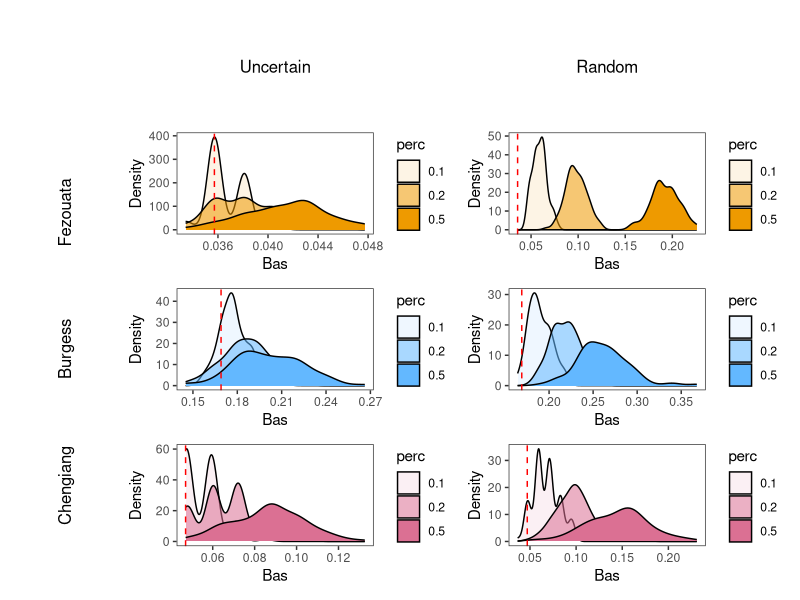
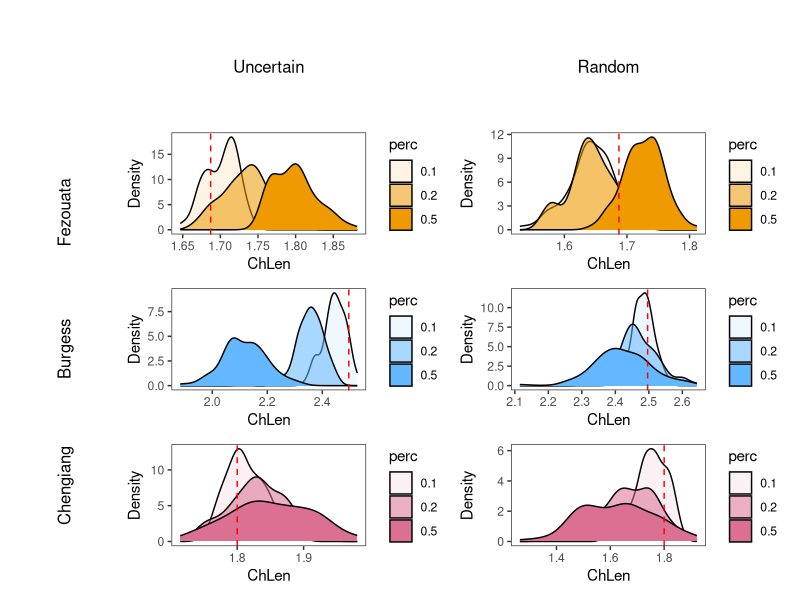
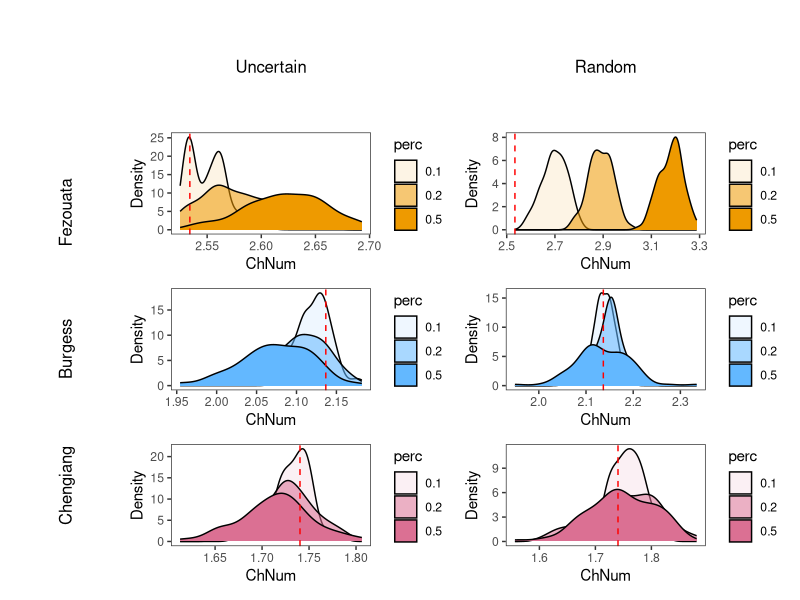
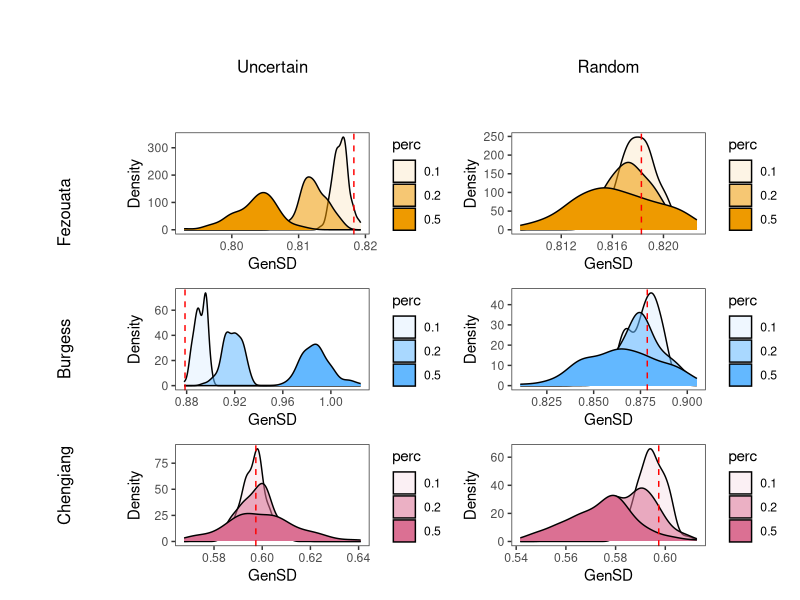
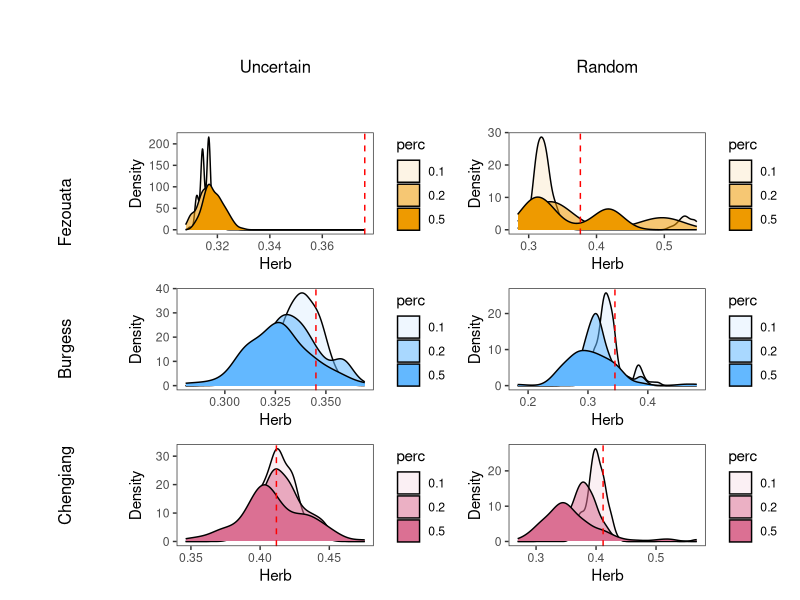
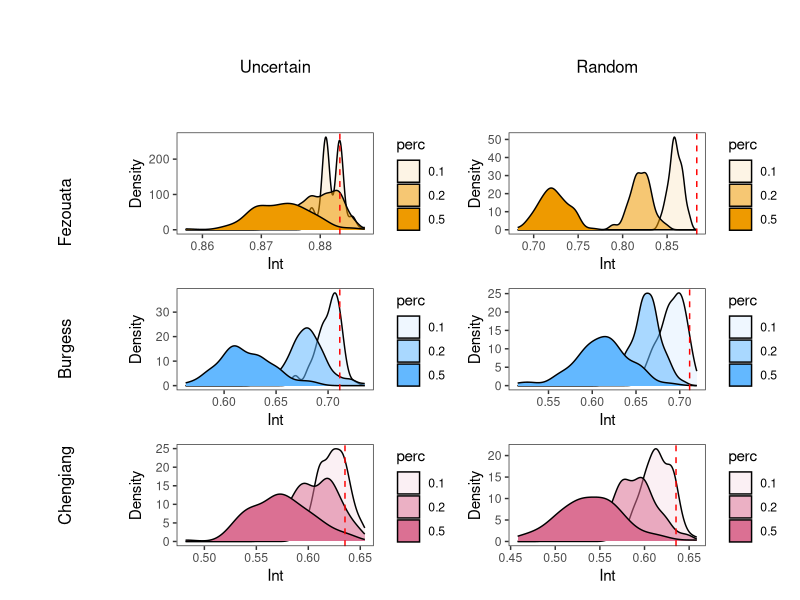
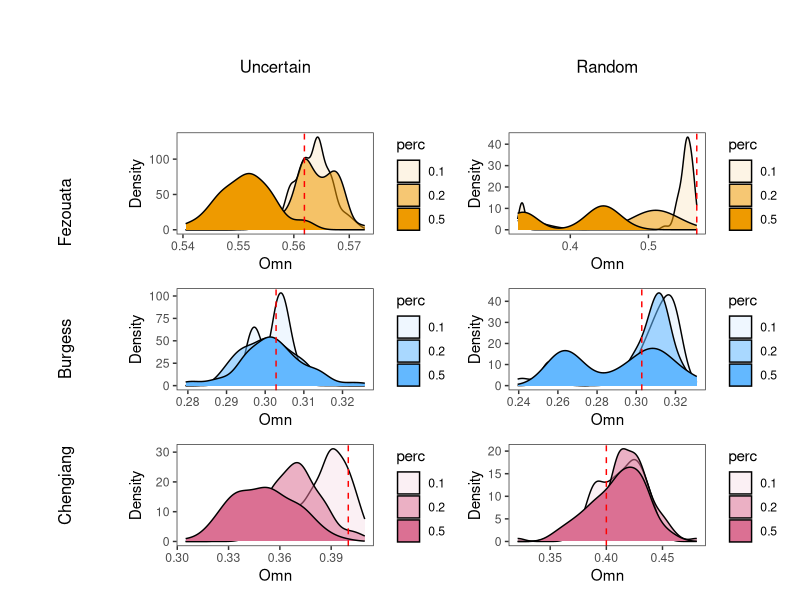
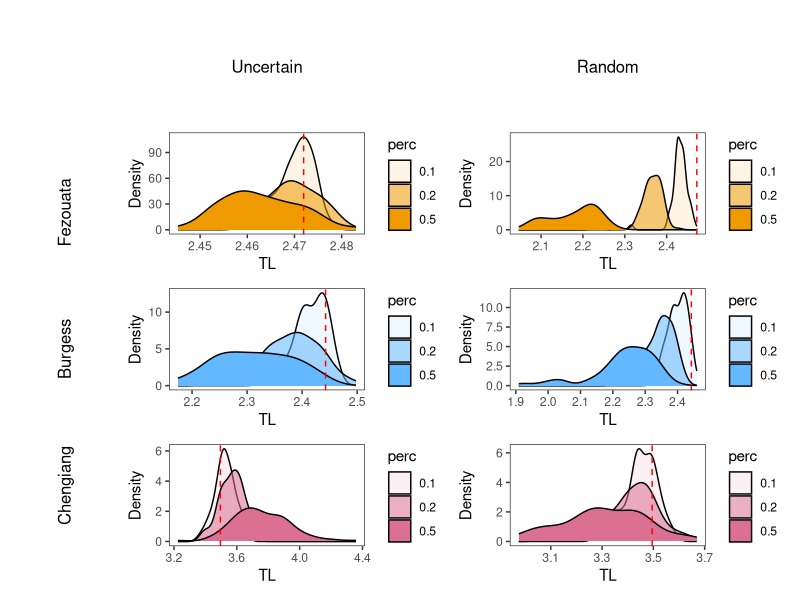

Reproduce these figures in R, in order.
################################################
# Paleo Food Webs Project: figures for         #
# uncertainty analysis                         #
# Dec 2023                                     #
# Code by E.M. Beasley                         #
# In collab. with F. Banville, C. Soucy, G.    #
# Ramirez Guerro, & C. Cameron                 #
################################################

# Load packages ---------------------------
library(tidyverse)
library(patchwork)
library(grid)

# Load data -----------------------------
# Change working directory as needed
setwd("c:/users/beasl/documents/paleo-foodwebs/code/permutation_analysis")

# Read in data as needed
uncertain.data <- read.csv("uncertain.csv")
random.data <- read.csv("random.csv")
real.data <- read.csv("real.csv")
unc.roles.raw <- read.csv("uncertain_roles.csv")
rand.roles.raw <- read.csv("random_roles.csv")

# Function to manipulate data frames ----------------
# Write it:
assemblage <- c("Fezouata", "Burgess", "Chengjiang")
perc <- c("0.1", "0.2", "0.5")

cleanup <- function(frame, assemblages, percentages){
  frame$rep <- rep(1:100, 9)
  
  frame$assemblage <- rep(assemblage, each = 300)
  frame$perc <- rep(perc, each = 100, length_out = 900)
  
  frame <- pivot_longer(frame, cols = -c("rep", "assemblage", "perc"),
                        names_to = "Metric")
  
  return(frame)
}

# Run it:
uncertain <- cleanup(frame = uncertain.data, assemblages=assemblage,
                     percentages = perc)
random <- cleanup(frame = random.data, assemblages = assemblage,
                  percentages = perc)

# Replicate Dunne figs -----------------------
uncertain.means <- uncertain %>%
  group_by(assemblage, perc, Metric) %>%
  summarise(avg = mean(value)) %>%
  mutate(type = "uncertain") %>%
  mutate(perc = as.numeric(perc))

random.means <- random %>%
  group_by(assemblage, perc, Metric) %>%
  summarise(avg = mean(value)) %>%
  mutate(type = "random") %>%
  mutate(perc = as.numeric(perc))

means <- rbind(uncertain.means, random.means) %>%
  filter(!Metric %in% c("Can", "Loop"))

plotlist <- list()
for(i in 1:length(unique(means$Metric))){
  means.sub <- filter(means, Metric == unique(means$Metric)[i])
  
  plotlist[[i]] <- ggplot(data = means.sub, aes(x = perc, y = avg, 
                                                fill = type,
                          shape = assemblage, color = type))+
    geom_point(size = 3, color = "black")+
    geom_point(aes(color = type),size = 2)+
    geom_line(color = "black")+
    scale_shape_manual(values = 21:23, name = "Assemblage")+
    scale_fill_manual(values = c("black", "white"), name = "Type")+
    scale_color_manual(values = c("black", "white"), name = "Type")+
    labs(x = "Proportion Linkages Removed", 
         y = unique(means$Metric)[i])+
    theme_bw()+
    theme(panel.grid = element_blank(), axis.title.x = element_blank())
}

dunne.plt <- wrap_plots(plotlist[1:17])+
  plot_layout(ncol = 5, guides = "collect")

# ggsave(filename = "dunne_repro.png", plot = dunne.plt, 
#        width = 10, height = 8, units = "in", dpi = 600)

# Clean full network result ----------------
real.data$site = c("Fezouata", "Burgess", "Chengjiang")

real_data <- real.data %>%
  pivot_longer(cols = -c("site"), names_to = "metric") %>%
  filter(!metric %in% c("Can", "Loop"))

# Make figures --------------------------
figs <- function(frames, metric, site){
  framelist <- list()
  
  for(i in 1:length(frames)){
    for(j in 1:length(metric)){
      for(k in 1:length(site)){
        smol.frame <- dplyr::filter(frames[[i]], Metric == metric[j] &
                                 assemblage == site[k])
        smol.frame$name <- paste(names(frames)[i], site[k],
                                     metric[j], sep = "_")
        smol.frame$fill_color <- 
          case_when(site[k] == "Fezouata" ~ "orange2",
                    site[k] == "Burgess" ~ "steelblue1",
                    TRUE ~ "Palevioletred")
        framelist <- append(framelist, list(smol.frame))
      }
    }
  }
  
  plotlist <- list()
  
  for(i in 1:length(framelist)){
    tr <- real_data$value[which(real_data$site == 
                            unique(framelist[[i]]$assemblage) &
                          real_data$metric ==
                            unique(framelist[[i]]$Metric))]
    
    plotlist[[i]] <- ggplot(data = framelist[[i]], 
                            aes(x = value, alpha = perc))+
      geom_density(color = "black", 
                   fill = unique(framelist[[i]]$fill_color))+
      geom_vline(xintercept = tr, color = "red", linetype = "dashed")+
      labs(x = unique(framelist[[i]]$Metric), y = "Density")+
      theme_bw()+
      theme(panel.grid = element_blank())
  }
  
  return(plotlist)
}

Top.figs <- figs(frames = list(uncertain = uncertain, random = random), 
                 metric = "Top", site = unique(uncertain$assemblage))

Bas.figs <- figs(frames = list(uncertain = uncertain, random = random), 
                 metric = "Bas", site = unique(uncertain$assemblage))

Int.figs <- figs(frames = list(uncertain = uncertain, random = random), 
                 metric = "Int", site = unique(uncertain$assemblage))

Herb.figs <- figs(frames = list(uncertain = uncertain, random = random),
                  metric = "Herb", site = unique(uncertain$assemblage))

Omn.figs <- figs(frames = list(uncertain = uncertain, random = random), 
                 metric = "Omn", site = unique(uncertain$assemblage))

ChLen.figs <- figs(frames = list(uncertain = uncertain, 
                                 random = random), 
                   metric = "ChLen", 
                   site = unique(uncertain$assemblage))

ChSD.figs <- figs(frames = list(uncertain = uncertain, random = random),
                  metric = "ChSD", site = unique(uncertain$assemblage))

ChNum.figs <- figs(frames = list(uncertain = uncertain, 
                                 random = random),
                  metric = "ChNum", site = unique(uncertain$assemblage))

TL.figs <- figs(frames = list(uncertain = uncertain, random = random), 
                metric = "TL", site = unique(uncertain$assemblage))

MxSim.figs <- figs(frames = list(uncertain = uncertain, 
                                 random = random), 
                   metric = "MxSim", 
                   site = unique(uncertain$assemblage))

VulSD.figs <- figs(frames = list(uncertain = uncertain, 
                                 random = random), 
                   metric = "VulSD", 
                   site = unique(uncertain$assemblage))

GenSD.figs <- figs(frames = list(uncertain = uncertain, 
                                 random = random), 
                   metric = "GenSD", 
                   site = unique(uncertain$assemblage))

LinkSD.figs <- figs(frames = list(uncertain = uncertain, 
                                  random = random), 
                    metric = "LinkSD", 
                    site = unique(uncertain$assemblage))

Path.figs <- figs(frames = list(uncertain = uncertain, random = random),
                  metric = "Path", site = unique(uncertain$assemblage))

Clust.figs <- figs(frames = list(uncertain = uncertain, random = random),
                  metric = "Clust", site = unique(uncertain$assemblage))

# Make 'em pretty ---------------
fig.grid <- function(figlist){
  row_label_1 <- wrap_elements(panel = textGrob('Fezouata', rot=90))
  row_label_2 <- wrap_elements(panel = textGrob('Burgess', rot=90))
  row_label_3 <- wrap_elements(panel = textGrob('Chengiang', rot=90))
  
  col_label_1 <- wrap_elements(panel = textGrob('Uncertain'))
  col_label_2 <- wrap_elements(panel = textGrob('Random'))
  
  big_ass_plot <- 
    ((plot_spacer() / row_label_1 / row_label_2 / row_label_3) |
      (col_label_1 / figlist[[1]] / figlist[[2]] / figlist[[3]]) |
      (col_label_2 / figlist[[4]] / figlist[[5]] / figlist[[6]]))+
    plot_layout(widths = c(0.5,1,1))
  
  return(big_ass_plot)
}

fig.grid(Bas.figs)
# ggsave(filename = "bas_dists.png", width = 8, height = 6,
#        units = "in")

fig.grid(ChLen.figs)
# ggsave(filename = "ChLen_dists.png", width = 8, height = 6,
#        units = "in")

fig.grid(ChNum.figs)
# ggsave(filename = "ChNum_dists.png", width = 8, height = 6,
#        units = "in")

fig.grid(GenSD.figs)
# ggsave(filename = "GenSD_dists.png", width = 8, height = 6,
#        units = "in")

fig.grid(Herb.figs)
# ggsave(filename = "Herb_dists.png", width = 8, height = 6,
#        units = "in")

fig.grid(Int.figs)
# ggsave(filename = "Int_dists.png", width = 8, height = 6,
#        units = "in")

fig.grid(Omn.figs)
# ggsave(filename = "Omn_dists.png", width = 8, height = 6,
#        units = "in")

fig.grid(TL.figs)
# ggsave(filename = "TL_dists.png", width = 8, height = 6,
#        units = "in")

fig.grid(Top.figs)
# ggsave(filename = "Top_dists.png", width = 8, height = 6,
#        units = "in")

fig.grid(Clust.figs)
# ggsave(filename = "Clust_dists.png", width = 8, height = 6,
#        units = "in")

# Manipulate trophic data frames ----------------
cleanup_roles <- function(frame){
  frame$rep <- rep(1:100, 27)
  
  assemblage <- c("Fezouata", "Burgess", "Chengjiang")
  roles <- c("Basal", "Herb", "Omn")
  perc <- c("0.1", "0.2", "0.5")
  
  frame$assemblage <- rep(assemblage, each = 900)
  frame$perc <- rep(perc, each = 300, length_out = 2700)
  frame$roles <- rep(roles, each = 100, length_out = 2700)
  
  frame <- pivot_longer(frame, cols = -c("rep", "assemblage", "perc",
                                         "roles"),
                        names_to = "Metric")
  
  return(frame)
}

uncertain.roles <- cleanup_roles(frame = unc.roles.raw)
random.roles <- cleanup_roles(frame = rand.roles.raw)

# Dunne fig trophic roles --------------
replicate_dunne <- function(datas, role){
  uncertain.means <- datas[[1]] %>%
    filter(roles == role) %>% 
    group_by(assemblage, perc, Metric) %>%
    summarise(avg = mean(value)) %>%
    mutate(type = "uncertain") %>%
    mutate(perc = as.numeric(perc))
  
  random.means <- datas[[2]] %>%
    filter(roles == role) %>%
    group_by(assemblage, perc, Metric) %>%
    summarise(avg = mean(value)) %>%
    mutate(type = "random") %>%
    mutate(perc = as.numeric(perc))
  
  means <- rbind(uncertain.means, random.means) %>%
    filter(!Metric %in% c("Can", "Loop"))
  
  plotlist <- list()
  for(i in 1:length(unique(means$Metric))){
    means.sub <- filter(means, Metric == unique(means$Metric)[i])
    
    plotlist[[i]] <- ggplot(data = means.sub, 
                            aes(x = perc, y = avg, fill = type,
                                shape = assemblage, color = type))+
      geom_point(size = 3, color = "black")+
      geom_point(aes(color = type),size = 2)+
      geom_line(color = "black")+
      scale_shape_manual(values = 21:23, name = "Assemblage")+
      scale_fill_manual(values = c("black", "white"), name = "Type")+
      scale_color_manual(values = c("black", "white"), name = "Type")+
      labs(x = "Proportion Linkages Removed", 
           y = unique(means$Metric)[i])+
      theme_bw()+
      theme(panel.grid = element_blank(), 
            axis.title.x = element_blank())
  }
  
  dunne.plt <- wrap_plots(plotlist[1:16])+
    plot_layout(ncol = 4, guides = "collect")
  
  return(dunne.plt)
}

basal.dunne <- replicate_dunne(datas = list(uncertain.roles, 
                                            random.roles),
                role = "Basal")
# ggsave(filename = "dunne_basal.jpeg", plot = basal.dunne, width = 10,
#        height = 8, units = "in", dpi = 600)

herb.dunne <- replicate_dunne(datas = list(uncertain.roles, 
                                            random.roles),
                               role = "Herb")
# ggsave(filename = "dunne_herb.jpeg", plot = herb.dunne, width = 10,
#        height = 8, units = "in", dpi = 600)

omn.dunne <- replicate_dunne(datas = list(uncertain.roles, 
                                           random.roles),
                              role = "Omn")
# ggsave(filename = "dunne_omn.jpeg", plot = omn.dunne, width = 10,
#        height = 8, units = "in", dpi = 600)

# Distributions: basal ------------------
# Filter basal removals
uncertain.basal <- uncertain.roles %>%
  filter(roles == "Basal")

random.basal <- random.roles %>%
  filter(roles == "Basal")

# Make figures and save
Bas.figs.roles <- figs(frames = list(uncertain = uncertain.basal, 
                               random = random.basal), 
                 metric = "Bas", site = unique(uncertain$assemblage))

fig.grid(Bas.figs.roles)
# ggsave(filename = "bas_dists_basroles.png", width = 8, height = 6,
#        units = "in", dpi = 600)

Herb.figs.roles <- figs(frames = list(uncertain = uncertain.basal, 
                                     random = random.basal), 
                       metric = "Herb", 
                       site = unique(uncertain$assemblage))

fig.grid(Herb.figs.roles)
# ggsave(filename = "herb_dists_basroles.png", width = 8, height = 6,
#        units = "in", dpi = 600)

ChNum.figs.roles <- figs(frames = list(uncertain = uncertain.basal, 
                                     random = random.basal), 
                       metric = "ChNum", 
                       site = unique(uncertain$assemblage))

fig.grid(ChNum.figs.roles)
# ggsave(filename = "ChNum_dists_basroles.png", width = 8, height = 6,
#        units = "in", dpi = 600)

Omn.figs.roles <- figs(frames = list(uncertain = uncertain.basal, 
                                       random = random.basal), 
                         metric = "Omn", 
                         site = unique(uncertain$assemblage))

fig.grid(Omn.figs.roles)
# ggsave(filename = "Omn_dists_basroles.png", width = 8, height = 6,
#        units = "in", dpi = 600)

# Distributions: Herbivores ----------------------
# Filter herbivore removals
uncertain.herb <- uncertain.roles %>%
  filter(roles == "Herb")

random.herb <- random.roles %>%
  filter(roles == "Herb")

# Create & save figs
bas.figs.roles <- figs(frames = list(uncertain = uncertain.herb, 
                                     random = random.herb), 
                       metric = "Bas", 
                       site = unique(uncertain$assemblage))

fig.grid(bas.figs.roles)
# ggsave(filename = "bas_dists_herbroles.png", width = 8, height = 6,
#        units = "in", dpi = 600)

herb.figs.roles <- figs(frames = list(uncertain = uncertain.herb, 
                                     random = random.herb), 
                       metric = "Herb", 
                       site = unique(uncertain$assemblage))

fig.grid(herb.figs.roles)
# ggsave(filename = "herb_dists_herbroles.png", width = 8, height = 6,
#        units = "in", dpi = 600)

ChNum.figs.roles <- figs(frames = list(uncertain = uncertain.herb, 
                                     random = random.herb), 
                       metric = "ChNum", 
                       site = unique(uncertain$assemblage))

fig.grid(ChNum.figs.roles)
# ggsave(filename = "ChNum_dists_herbroles.png", width = 8, 
#        height = 6, units = "in", dpi = 600)

Int.figs.roles <- figs(frames = list(uncertain = uncertain.herb, 
                                     random = random.herb), 
                       metric = "Int", 
                       site = unique(uncertain$assemblage))

fig.grid(Int.figs.roles)
# ggsave(filename = "int_dists_herbroles.png", width = 8, height = 6,
#        units = "in", dpi = 600)

# Distributions: Omnivores -----------------------
# Filter omnivore removals
uncertain.omn <- uncertain.roles %>%
  filter(roles == "Omn")

random.omn <- random.roles %>%
  filter(roles == "Omn")

# Create & save plots
herb.figs.roles <- figs(frames = list(uncertain = uncertain.omn, 
                                      random = random.omn), 
                        metric = "Herb", 
                        site = unique(uncertain$assemblage))

fig.grid(herb.figs.roles)
# ggsave(filename = "herb_dists_omnroles.png", width = 8, height = 6,
#        units = "in", dpi = 600)

omn.figs.roles <- figs(frames = list(uncertain = uncertain.omn, 
                                      random = random.omn), 
                        metric = "Omn", 
                        site = unique(uncertain$assemblage))

fig.grid(omn.figs.roles)
# ggsave(filename = "omn_dists_omnroles.png", width = 8, height = 6,
#        units = "in", dpi = 600)
